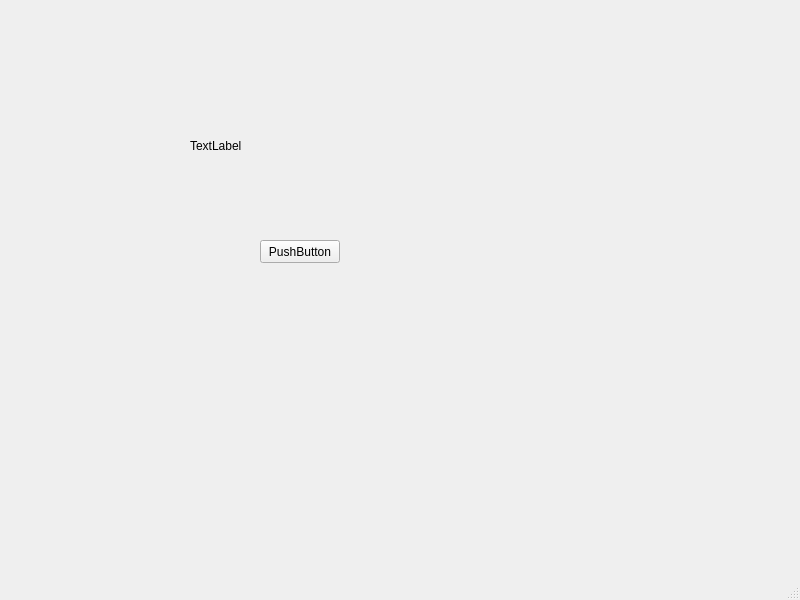
<?xml version="1.0" encoding="UTF-8"?>
<ui version="4.0">
 <class>MainWindow</class>
 <widget class="QMainWindow" name="MainWindow">
  <property name="geometry">
   <rect>
    <x>0</x>
    <y>0</y>
    <width>800</width>
    <height>600</height>
   </rect>
  </property>
  <property name="windowTitle">
   <string>MainWindow</string>
  </property>
  <widget class="QWidget" name="centralwidget">
   <widget class="QLabel" name="label">
    <property name="geometry">
     <rect>
      <x>190</x>
      <y>80</y>
      <width>291</width>
      <height>131</height>
     </rect>
    </property>
    <property name="text">
     <string>TextLabel</string>
    </property>
   </widget>
   <widget class="QPushButton" name="startBtn">
    <property name="geometry">
     <rect>
      <x>260</x>
      <y>240</y>
      <width>80</width>
      <height>23</height>
     </rect>
    </property>
    <property name="text">
     <string>PushButton</string>
    </property>
   </widget>
  </widget>
  <widget class="QMenuBar" name="menubar">
   <property name="geometry">
    <rect>
     <x>0</x>
     <y>0</y>
     <width>800</width>
     <height>20</height>
    </rect>
   </property>
  </widget>
  <widget class="QStatusBar" name="statusbar"/>
 </widget>
 <resources/>
 <connections/>
</ui>
